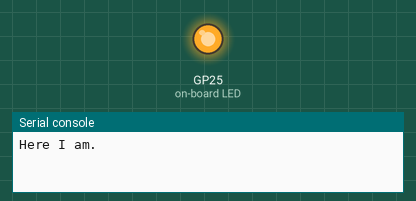
A program run on a simulated Raspberry Pi Pico running MicroPython. On the bench: output pins drawn as LEDs (lit = HIGH), the last lines printed to the serial console. At 2.0 s the program stops and its outputs stay as they are.

Above: at 0.1 s.
At 2.1 s:
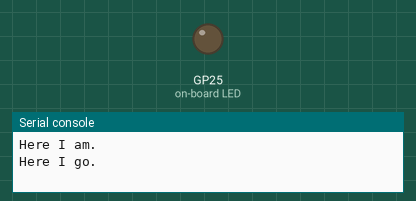
Timing chart, 0 to 3.5 s (numbered marks = the images above):
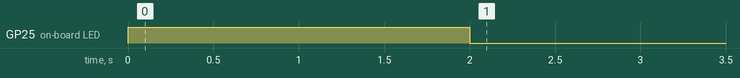

Measured:
- by itself, GP25 (on-board LED): LOW → HIGH at 0.00 s, → LOW 2.0 s later

The program:

main.py
```python
import picozero
import time

# This main program just lets me know that code is running on the board by
# lighting up the built-in LED for a couple of seconds.
#
# See `./i2c-noodle-russian.py` for what I've really been up to.

print('Here I am.')
picozero.pico_led.on()
time.sleep(2)
picozero.pico_led.off()
print('Here I go.')
```
